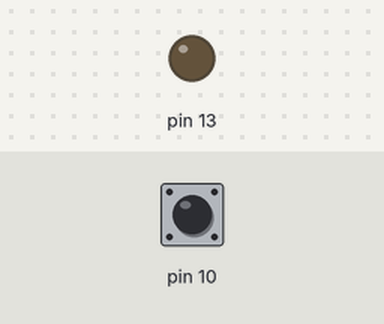
The sketch below on a simulated Arduino Uno, built with avr-gcc and run on an emulated ATmega328P. Shown: output pins drawn as LEDs (lit = HIGH). The test bench sets the inputs (shaded band); at power-on: pin 10 HIGH.

Above: at 1.2 s.
1.3 s: pin 10 pulled LOW for 0.15 s
At 1.39 s:
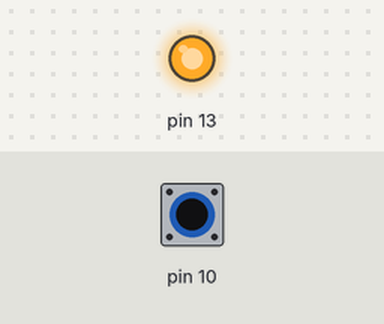
2.9 s: pin 10 pulled LOW for 3.2 s
At 6.6 s:
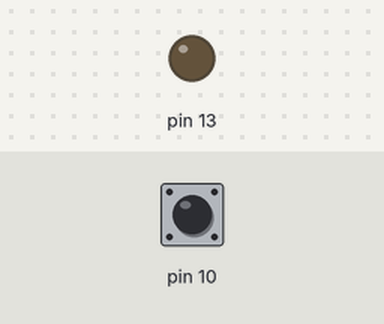
Timing chart, 0 to 8.1 s (numbered marks = the images above; inputs shaded):
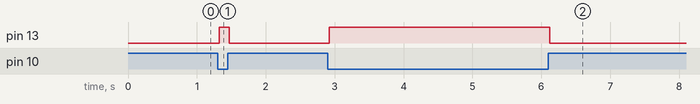

The sketch:

button.ino
```cpp
#include "Button.h"

Button example;

void setup() {
  pinMode(13,OUTPUT);

  example.setup(10, [](int state){
    digitalWrite(13,state);
  });

}

void loop() {
  example.idle();
}
```

Button.h
```cpp
#include "arduino.h"

class Button {
public:
  bool state;
  bool fired;
  bool lastFired;
  unsigned long debounceTimer;
  int debounce;
  int pin;
  void (*callback)(int state);

  Button(){
  }

  void setup(int p, void (*CB)(int), unsigned long time = 20) {
    callback = CB;
    pin = p;
    pinMode(p, INPUT_PULLUP);
    debounceTimer = 0;
    debounce = time;
    lastFired = state = fired = true;
  }

  void idle(){
    if(digitalRead(pin) != state){
      state = !state;
      fired = !state;
      debounceTimer = millis() + debounce;
    }

    if(debounceTimer < millis() && state != fired && lastFired != state){
      lastFired = fired = state;
      callback(!state);
    }
  }
};
```

Measured:
- after the input at 1.3 s, pin 13: LOW → HIGH at once, → LOW 0.15 s later
- after the input at 2.9 s, pin 13: LOW → HIGH at once, → LOW 3.2 s later
